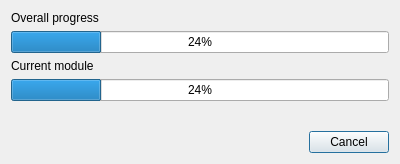
<?xml version="1.0" encoding="UTF-8"?>
<ui version="4.0">
 <class>ProcessDialog</class>
 <widget class="QDialog" name="ProcessDialog">
  <property name="geometry">
   <rect>
    <x>0</x>
    <y>0</y>
    <width>400</width>
    <height>164</height>
   </rect>
  </property>
  <property name="windowTitle">
   <string>Processing progress</string>
  </property>
  <layout class="QVBoxLayout" name="verticalLayout">
   <item>
    <widget class="QLabel" name="label_overall">
     <property name="text">
      <string>Overall progress</string>
     </property>
    </widget>
   </item>
   <item>
    <widget class="QProgressBar" name="progressBar_overall">
     <property name="value">
      <number>24</number>
     </property>
    </widget>
   </item>
   <item>
    <widget class="QLabel" name="label_message">
     <property name="text">
      <string>Current module</string>
     </property>
    </widget>
   </item>
   <item>
    <widget class="QProgressBar" name="progressBar">
     <property name="value">
      <number>24</number>
     </property>
    </widget>
   </item>
   <item>
    <spacer name="verticalSpacer">
     <property name="orientation">
      <enum>Qt::Vertical</enum>
     </property>
     <property name="sizeHint" stdset="0">
      <size>
       <width>20</width>
       <height>40</height>
      </size>
     </property>
    </spacer>
   </item>
   <item>
    <widget class="QDialogButtonBox" name="buttonBox">
     <property name="orientation">
      <enum>Qt::Horizontal</enum>
     </property>
     <property name="standardButtons">
      <set>QDialogButtonBox::Cancel</set>
     </property>
    </widget>
   </item>
  </layout>
 </widget>
 <resources/>
 <connections>
  <connection>
   <sender>buttonBox</sender>
   <signal>accepted()</signal>
   <receiver>ProcessDialog</receiver>
   <slot>accept()</slot>
   <hints>
    <hint type="sourcelabel">
     <x>248</x>
     <y>254</y>
    </hint>
    <hint type="destinationlabel">
     <x>157</x>
     <y>274</y>
    </hint>
   </hints>
  </connection>
  <connection>
   <sender>buttonBox</sender>
   <signal>rejected()</signal>
   <receiver>ProcessDialog</receiver>
   <slot>reject()</slot>
   <hints>
    <hint type="sourcelabel">
     <x>316</x>
     <y>260</y>
    </hint>
    <hint type="destinationlabel">
     <x>286</x>
     <y>274</y>
    </hint>
   </hints>
  </connection>
 </connections>
</ui>
